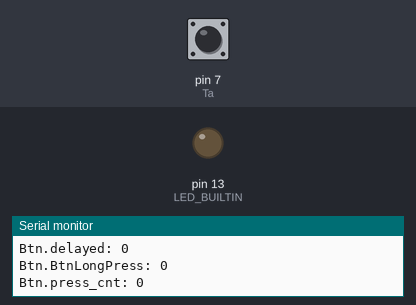
A sketch run on a simulated Arduino Mega 2560, built with avr-gcc and run on an emulated ATmega2560. Shown: output pins drawn as LEDs (lit = HIGH), the last lines printed to the serial monitor. The inputs (shaded band) are chosen by the test bench; at power-on: pin 7 (Ta) HIGH.

Above: at 1.2 s.
1.3 s: pin 7 (Ta) pulled LOW for 0.15 s
At 1.8 s:
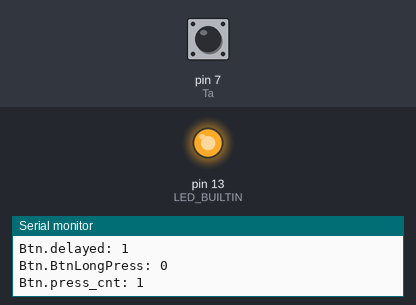
2.9 s: pin 7 (Ta) pulled LOW for 1 s
At 4.2 s:
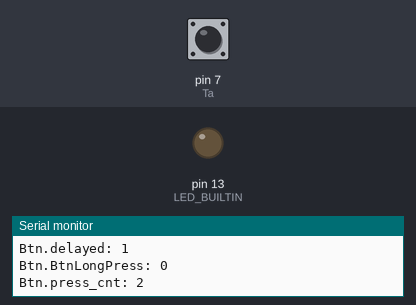
5.4 s: pin 7 (Ta) pulled LOW for 3.2 s
At 6.1 s:
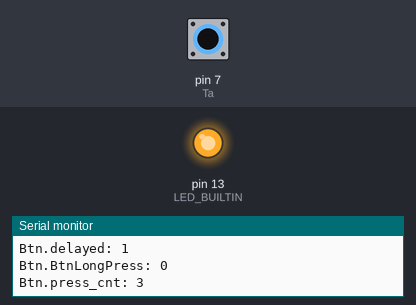
Timing chart, 0 to 8.4 s (numbered marks = the images above; inputs shaded):
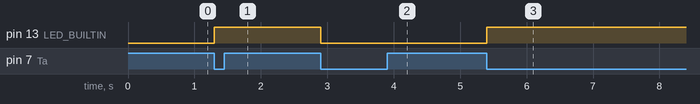

Measured:
- after the input at 1.3 s, pin 13 (LED_BUILTIN): LOW → HIGH at once
- after the input at 2.9 s, pin 13 (LED_BUILTIN): HIGH → LOW at once
- after the input at 5.4 s, pin 13 (LED_BUILTIN): LOW → HIGH at once

The sketch:

RP_PremiumButton.ino
```cpp
/*
 * Test mit Arduino Mega2560
 * RP 22.03.2021
 * lib and code working
 */

#include <Arduino.h>
#include "src/RP_PremiumButton.h"

const uint8_t Ta = 7;         //Button input

uint32_t ms;
uint32_t cnt;

RP_PremiumButton Btn;


void setup() {
  pinMode(LED_BUILTIN, OUTPUT);
  pinMode(Ta, INPUT_PULLUP);
  Serial.begin(115200);
  Btn.begin(true);          //-> true: button is inverted, e.g. pullup

}

void loop() {
  Btn.Update(true, true, digitalRead(Ta));

  digitalWrite(LED_BUILTIN, Btn.BtnFlipFlop());

  if((Btn.BtnState() == true) && (Btn.flag == false)){
    Btn.flag = true;    //-> set flag, will be automatically reseted if button is released
    Serial.println("pressed!!");
    Serial.println();
  }

  if(millis() - ms > 500){
    Serial.print("Cnt: ");
    Serial.println(cnt);
    Serial.print("Btn.FlipFlop: ");
    Serial.println(Btn.BtnFlipFlop());
    Serial.print("Btn.delayed: ");
    Serial.println(Btn.BtnDelayed());
    Serial.print("Btn.BtnLongPress: ");
    Serial.println(Btn.BtnLongPress());
    Serial.print("Btn.press_cnt: ");
    Serial.println(Btn.press_cnt);
    Serial.println();
    Serial.println();
    ms = millis();
    cnt++;
  }

}
```

RP_PremiumButton.cpp
```cpp
/*
 * RP_PremiumButton.c
 *
 *  Created on: 21.03.2021
 *      Author: ralf.poschner
 */

#include "RP_PremiumButton.h"

/*
 * Call to initialize an object
*/
RP_PremiumButton::RP_PremiumButton(){
}


/*
 * Call to initialize the values if not default is used
*/
void RP_PremiumButton::begin(bool inv){
	invert = inv;
}

/*
* Call this function frequently in main loop, keeps the values up to date
* Parameters:
* 	- ctrl		-	if zero, output always read as zero
* 	- lp_ena	-	if zero, long press detection off
* 	- input		-	the input which must be debounced
*/
void RP_PremiumButton::Update(bool ctrl, bool lp_ena, bool input){
	uint32_t msTick = millis();
	bool inVal = (input && ctrl);
		if(invert == true){
			inVal = !inVal;
		}
	if(msTick - mem_tm_lastChange < dbTime){
		flag_changed = false;
	}
	else{
		last_state = state;
		state = inVal;										        //update Button state
    flag_changed = (state != last_state);
		if(flag_changed){
			mem_tm_lastChange = msTick;
		}
	}

	if(state == false){										      //handle press ack
		tms_press_ack = msTick;
	}
	if((state == true) && (msTick - tms_press_ack <= tm_press_ack)){
			ack = true;
		}
		else{
			ack = false;
		}

  if(state == true){                          //handle press counter
    if(flag_press_cnt == false){
      press_cnt++;
      flag_press_cnt = true;
    }
  }
  else{
    flag_press_cnt = false;
  }


	if(state == true && ctrl == true){				  //handle flip flop
		if(last_flipflop == false){
			last_flipflop = true;
			flipflop = !flipflop;
		}
	}
	else{
		last_flipflop = false;
	}
	if(ctrl == false){
		flipflop = false;
	}

	if(delaystate == false){								    //handle delayed off
		if((state == true) && (ctrl == true)){
			delaystate = true;
			tms_delay = msTick;
			delayed = true;
		}
	}
	if(delaystate == true){
		if(msTick - tms_delay >= tm_delayed){
			delayed = false;
			if((state == false) || (ctrl == false)){
				delaystate = false;
			}
		}
	}
	if(ctrl == false){
		delayed = false;
		delaystate = false;
	}

	if((state == true) && (lp_prev == false)){	//handle long press
		longpressed = false;
		if((msTick - tms_lp) > tm_lp){
			if(lp_ena == true){
				longpressed = true;
				lp_prev = true;
			}
		}
	}
	else{
		tms_lp = msTick;
	}
	if((state == false) && (lp_prev == true)){
		lp_prev = false;
	}
	if(ctrl == false){
		longpressed = false;
		lp_prev = false;
	}

	if(longpressed == false){								     //handle long press ack
		tms_lp_ack = msTick;
	}
	if((longpressed == true) && (msTick - tms_lp_ack <= tm_lp_ack)){
		lp_ack = true;
	}
	else{
		lp_ack = false;
	}

  if(state == false){                         //reset flag if button is released
    flag = false;
  }


}

/*
 * returns the current state of the Button
 */
bool RP_PremiumButton::BtnState(){
	return state;
}

/*
 * retruns the flipflop state of the Button
 */
bool RP_PremiumButton::BtnFlipFlop(){
	return flipflop;
}

/*
 * returns the delayed off state of the Button
 */
bool RP_PremiumButton::BtnDelayed(){
	return delayed;
}

/*
 * retruns the state if Button is long pressed
 */
bool RP_PremiumButton::BtnLongPress(){
	return longpressed;
}

/*
 * resets the long press state of the Button (instead of a second Button-press)
 */
void RP_PremiumButton::BtnLongPressRst(){
	longpressed = false;
	lp_prev = false;
}

/*
 * returns the acknowledge for Button press detected
 */
bool RP_PremiumButton::BtnAck(){
	return ack;
}

/*
 * returns the acknowledge for Button was long pressed
 */
bool RP_PremiumButton::BtnLpAck(){
	return lp_ack;
}
```

RP_PremiumButton.h
```cpp
/*
 * RP_PremiumButton.h
 *
 *  Created on: 21.03.2021
 *  Author: ralf.poschner
 */

#ifndef RP_PremiumButton_H
#define RP_PremiumButton_H


/*
 * include Arduino.h for millis()
 */

#include <Arduino.h>

class RP_PremiumButton
{
	public:
		/*
     * Call to generate an object
    */
    RP_PremiumButton();

		/*
		*	Initialize a Button object, if inv == true, button is invertet (e.g. pullup)
		*/
    void begin(bool inv);

		/*
		* Call this function frequently in main loop
		* Parameters:
		* 	- ctrl		-	if zero, output always read as zero
		* 	- lp_ena	-	if zero, long press detection off
		* 	- input		-	the input which must be debounced
		*/
		void Update(bool ctrl, bool lp_ena, bool input);

		/*
		* Call this function to receive the current State of the Button
		*/
		bool BtnState();

		/*
		* Call this function to receive the current flipflop State of the Button
		*/
		bool BtnFlipFlop();

		/*
		* Call this function to receive the delayed state of the Button
		*/
		bool BtnDelayed();

		/*
		* Call this function to receive the long pressed state
		* this state is active until Button is pressed again or BtnLongPressRst() function is called
		*/
		bool BtnLongPress();

		/*
		* Call this function to reset the long pressed state by software if button is not pressed by user
		*/
		void BtnLongPressRst();

		/*
		* Call this function to receive the press acknowledge
		*/
		bool BtnAck();

		/*
		* Call this function to receive the Button is long pressed acknowledge
		*/
		bool BtnLpAck();

		/*
		* Changeable variables, default initialisation
		*/
    uint32_t dbTime = 25;                 //debounce Time                                                   (25 mS is good value)
		uint32_t tm_delayed = 5000;           //time for off delay                                              (if not used, set to 5000 mS)
		uint32_t tm_press_ack = 400;          //time for duration of acknowledging button press detected        (400 mS is good value)
		uint32_t tm_lp = 4000;                //time until long press is detected                               (4000 mS is good value)
		uint32_t tm_lp_ack = 400;             //time for duration of acknowledging button long press detected   (400 mS is good value)
    uint32_t press_cnt = 0;               //counter how often button is pressed.
    bool flag = 0;                        //set flag if anything should be executed once if button is pressed

	private:

		bool invert = false;            //if true, logic interprets low as pressed                        (e.g. if pullup used) (default set to 0)
		uint32_t mem_tm_lastChange;     //time of last state change (mS)                                  (set to 0)
		bool state;                     //current button state, true if pressed                           (set to 0)
		bool last_state;                //previous button state                                           (set to 0)
		bool flag_changed;              //flag, state changed since last read                             (set to 0)
		bool ack;                       //high for duration of tm_ack                                     (set to 0)
		bool lp_ack;                    //high for duration of tm_lp_ack                                  (set to 0)
		bool delayed;                   //delayed low after button was pressed. needs a zero-crossing
                                    //for retriggering (safe if a switch is used instead of a button) (set to 0)
		bool delaystate;                //flag                                                            (set to 0)
		uint32_t tms_delay;				      //stores the time for delay                                       (set to 0)
		bool flipflop;					        //flip-flop output, toggles each debounced presss                 (set to 0)
		bool last_flipflop;				      //stores last flip flop state                                     (set to 0)
		bool lp_prev;					          //flag                                                            (set to 0)
		bool longpressed;               //high if button was long pressed                                 (set to 0)
		uint32_t tms_lp;                //stores the time for longpressed                                 (set to 0)
		uint32_t tms_lp_ack;            //stores the time for long pressed ack                            (set to 0)
		uint32_t tms_press_ack;         //stores the time for press ack
    bool flag_press_cnt;            //flag couted since last change...


};

#endif
```
